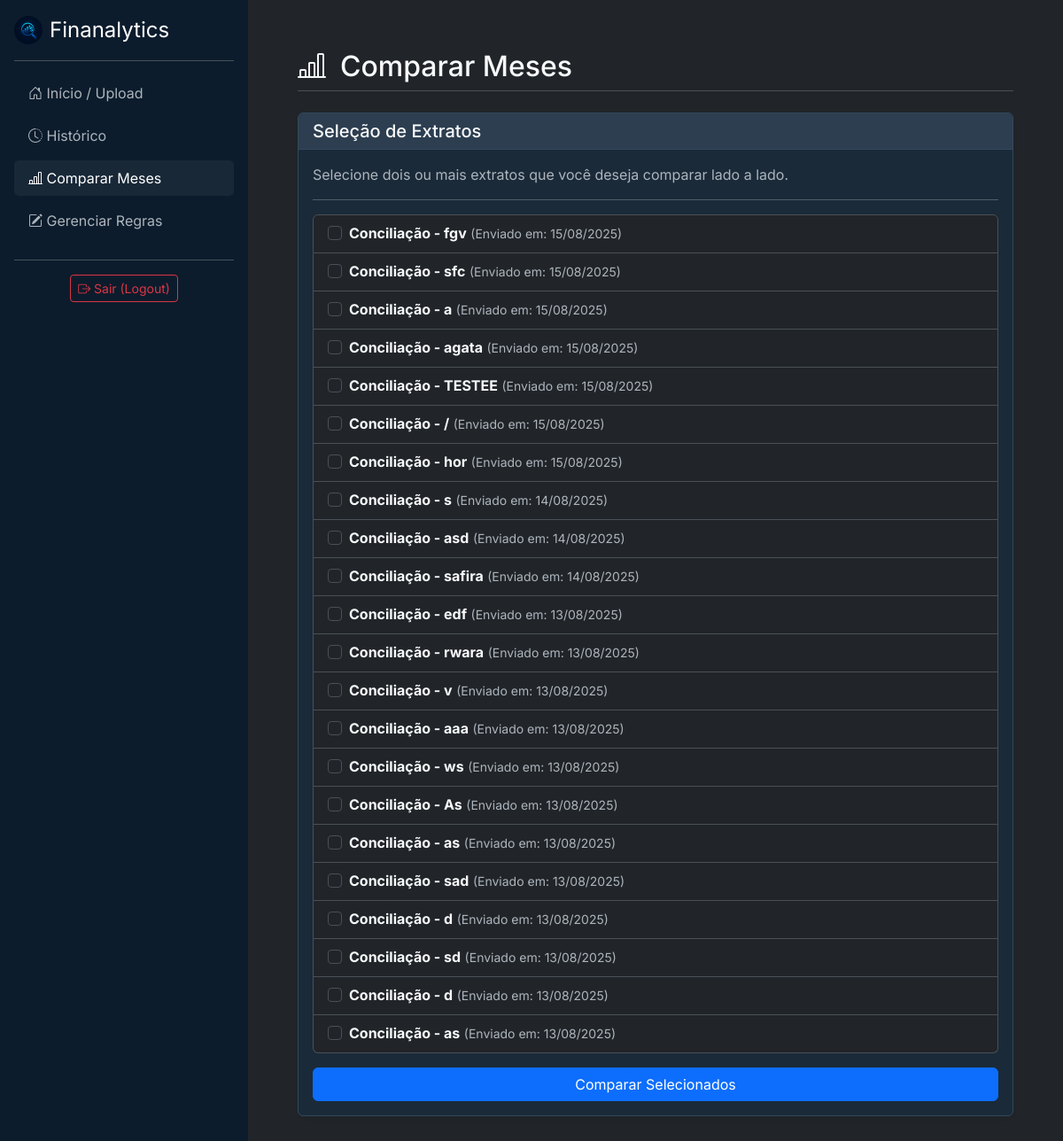
/comparar/ (signed in), run on the app's committed database.
### analisador/models.py (models this page shows, shortened)
class Extrato(models.Model):
    usuario = models.ForeignKey(User, on_delete=models.CASCADE)
    mes_referencia = models.CharField(max_length=50, help_text="Ex: Julho/2025")
    data_upload = models.DateTimeField(auto_now_add=True) # Salva a data do upload automaticamente

### analisador/views.py (the view, shortened to what this page needs)
# urls.py: path('comparar/', views.comparar_extratos, name='comparar'),
@login_required
def comparar_extratos(request):
    extratos = Extrato.objects.filter(usuario=request.user).order_by('-data_upload')
    contexto = {
        'extratos': extratos,
        'active_page': 'comparar'
    }
    return render(request, 'analisador/comparar.html', contexto)

### analisador/templates/analisador/comparar.html (shortened to what this page needs)
{% extends 'analisador/base.html' %}
{% block content %}
    <div class="d-flex justify-content-between align-items-center mb-4 pb-2 border-bottom">
        <h1 class="h2 mb-0"><i class="bi bi-bar-chart-line me-3"></i>Comparar Meses</h1>
    </div>
    <div class="card shadow-sm">
        <div class="card-header">
            <h5 class="card-title mb-0">Seleção de Extratos</h5>
        </div>
        <div class="card-body">
            <p class="card-text text-muted">Selecione dois ou mais extratos que você deseja comparar lado a lado.</p>
            <hr>
            <form method="POST">
                {% if extratos %}
                    <ul class="list-group mb-3">
                        {% for extrato in extratos %}
                            <li class="list-group-item">
                                <div class="form-check">
                                    <input class="form-check-input" type="checkbox" name="extratos_selecionados" value="{{ extrato.id }}" id="extrato-{{ extrato.id }}">
                                    <label class="form-check-label" for="extrato-{{ extrato.id }}">
                                        <strong>{{ extrato.mes_referencia }}</strong>
                                        <small class="text-muted">(Enviado em: {{ extrato.data_upload|date:"d/m/Y" }})</small>
                                    </label>
                                </div>
                            </li>
                        {% endfor %}
                    </ul>
                    <button type="submit" class="btn btn-primary w-100">Comparar Selecionados</button>
                {% else %}
                    <p class="text-center text-muted">Você precisa ter pelo menos dois extratos enviados para poder comparar. <a href="{% url 'home' %}">Faça um novo upload</a>.</p>
                {% endif %}
            </form>
        </div>
    </div>
{% endblock %}

### static/css/custom.css (style rules this page uses)
:root { --bs-dark-rgb: 4, 28, 50; --bs-body-color: #f8f9fa; --bs-secondary-color: #adb5bd; --bs-primary: #0d6efd; --verde-sucesso: #198754; --vermelho-perigo: #dc3545; --amarelo-alerta: #ffc107; }
body { font-family: 'Inter', sans-serif; }
.card { background-color: #1a2a38; border: 1px solid #34495e; }
.card-header { background-color: #2c3e50; border-bottom: 1px solid #34495e; }

### data on the page
Extrato: mes_referencia "Conciliação - fgv", data_upload "15/08/2025"
Extrato: mes_referencia "Conciliação - sfc", data_upload "15/08/2025"
Extrato: mes_referencia "Conciliação - a", data_upload "15/08/2025"
Extrato: mes_referencia "Conciliação - agata", data_upload "15/08/2025"
Extrato: mes_referencia "Conciliação - TESTEE", data_upload "15/08/2025"
Extrato: mes_referencia "Conciliação - /", data_upload "15/08/2025"
Extrato: mes_referencia "Conciliação - hor", data_upload "15/08/2025"
Extrato: mes_referencia "Conciliação - s", data_upload "14/08/2025"
Extrato: mes_referencia "Conciliação - asd", data_upload "14/08/2025"
Extrato: mes_referencia "Conciliação - safira", data_upload "14/08/2025"
Extrato: mes_referencia "Conciliação - edf", data_upload "13/08/2025"
Extrato: mes_referencia "Conciliação - rwara", data_upload "13/08/2025"
Extrato: mes_referencia "Conciliação - v", data_upload "13/08/2025"
Extrato: mes_referencia "Conciliação - aaa", data_upload "13/08/2025"
Extrato: mes_referencia "Conciliação - ws", data_upload "13/08/2025"
Extrato: mes_referencia "Conciliação - As", data_upload "13/08/2025"
Extrato: mes_referencia "Conciliação - as", data_upload "13/08/2025"
Extrato: mes_referencia "Conciliação - sad", data_upload "13/08/2025"
Extrato: mes_referencia "Conciliação - d", data_upload "13/08/2025"
Extrato: mes_referencia "Conciliação - sd", data_upload "13/08/2025"
Extrato: mes_referencia "Conciliação - d", data_upload "13/08/2025"
Extrato: mes_referencia "Conciliação - as", data_upload "13/08/2025"
